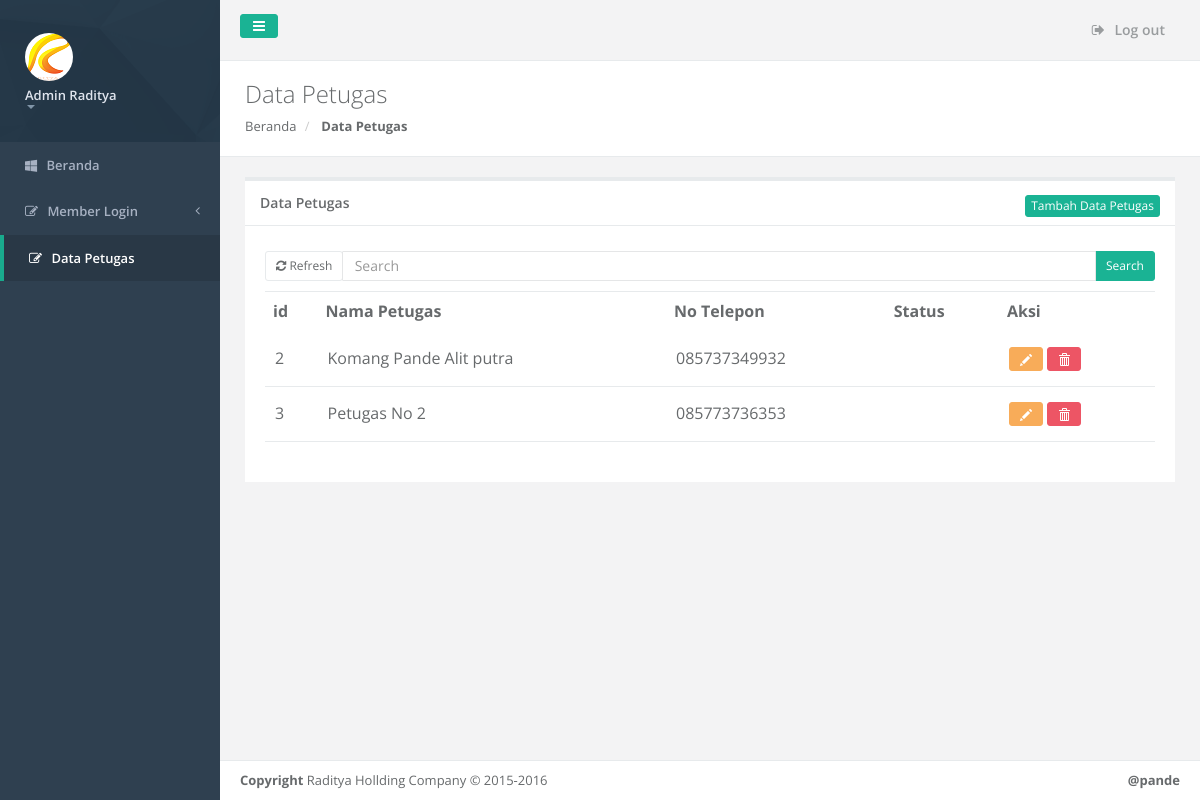
Page /admin/dtpetugas.php on the committed database.
### tables this page shows
CREATE TABLE IF NOT EXISTS `petugas` (
  `id` int(11) NOT NULL AUTO_INCREMENT,
  `id_user` int(11) NOT NULL,
  `nama_petugas` varchar(100) NOT NULL,
  `telepon` varchar(12) NOT NULL,
  `status` int(11) DEFAULT NULL,
  `area` varchar(50) NOT NULL,
  PRIMARY KEY (`id`)
);

### admin/dtpetugas.php (the view, shortened to what this page needs)
<?php
include '../config.php';
?>
<!DOCTYPE html>
<html>
<head>
    <link href="../css/bootstrap.min.css" rel="stylesheet">
    <link href="../font-awesome/css/font-awesome.css" rel="stylesheet">
    <link href="../js/plugins/gritter/jquery.gritter.css" rel="stylesheet">
    <link href="../css/animate.css" rel="stylesheet">
    <link href="../css/style.css" rel="stylesheet">
</head>
<body>
    <div id="wrapper">
        <nav class="navbar-default navbar-static-side" role="navigation">
            <div class="sidebar-collapse">
                <ul class="nav metismenu" id="side-menu">
                    <li class="nav-header">
                        <div class="dropdown profile-element"> <span>
                            <img alt="image" class="img-circle" src="../image/LOGO2.png" />
                             </span>
                            <a data-toggle="dropdown" class="dropdown-toggle" href="#">
                            <span class="clear"> <span class="block m-t-xs"> <strong class="font-bold">Admin Raditya</strong>
                             </span> <span class="text-muted text-xs block"><b class="caret"></b></span> </span> </a>
                        </div>
                    </li>
					<li>
                        <a href="index.php"><i class="fa fa-windows"></i> <span class="nav-label">Beranda</span> </a>
                    </li>
                    <li>
                        <a href="#"><i class="fa fa-edit"></i> <span class="nav-label">Member Login</span><span class="fa arrow"></span></a>
                    </li>
					<li class="active">
                        <a href="dtpetugas.php"><i class="fa fa-edit"></i> <span class="nav-label">Data Petugas</span> </a>
                    </li>
                </ul>
            </div>
        </nav>
        <div id="page-wrapper" class="gray-bg dashbard-1">
        <div class="row border-bottom">
        <nav class="navbar navbar-static-top" role="navigation" style="margin-bottom: 0">
        <div class="navbar-header">
            <a class="navbar-minimalize minimalize-styl-2 btn btn-primary " href="#"><i class="fa fa-bars"></i> </a>
        </div>
            <ul class="nav navbar-top-links navbar-right">
                <li>
                    <a href="../logout.php">
                        <i class="fa fa-sign-out"></i> Log out
                    </a>
                </li>
            </ul>
        </nav>
        </div>
        <div class="row wrapper border-bottom white-bg page-heading">
			<div class="col-lg-10">
				<h2>Data Petugas</h2>
				<ol class="breadcrumb">
					<li>
						<a href="index.php">Beranda</a>
					</li>
					<li class="active">
						<strong>Data Petugas</strong>
					</li>
				</ol>
			</div>
				<div class="col-lg-2">
				</div>
		</div>
		<div class="row">
            <div class="col-lg-12">
                <div class="wrapper wrapper-content animated fadeInUp">
                    <div class="ibox">
                        <div class="ibox-title">
                            <h5>Data Petugas</h5>
                            <div class="ibox-tools">
                                <a href="tambah_dtpetugas.php" class="btn btn-primary btn-xs">Tambah Data Petugas</a>
                            </div>
                        </div>
                        <div class="ibox-content">
                            <div class="row m-b-sm m-t-sm">
                                <div class="col-md-1">
                                    <button type="button" id="loading-example-btn" class="btn btn-white btn-sm" ><i class="fa fa-refresh"></i> Refresh</button>
                                </div>
                                <div class="col-md-11">
                                    <div class="input-group"><input type="text" placeholder="Search" class="input-sm form-control"> <span class="input-group-btn">
                                        <button type="button" class="btn btn-sm btn-primary">Search</button> </span></div>
                                </div>
                            </div>
                            <div class="project-list">
							<div class="table-responsive">
                                <table class="table table-hover">
                                    <tbody>
                                    <tr>
										<th>id</th>
										<th>Nama Petugas</th>
										<th>No Telepon</th>
										<th>Status</th>
										<th>Aksi</th>
									</tr>
								<?php
								$query = $mysqli->query("select * from petugas");
								while($row = $query->fetch_assoc()){
								?>
								<tr>
								<td><?php echo $row['id'] ?></td>
								<td><?php echo $row['nama_petugas'] ?></td>
								<td><?php echo $row['telepon'] ?></td>
								<td><?php echo $row['status'] ?></td>
								<td><a href="editdt_petugas.php?id=<?php echo $row ['id'] ?>" class="btn btn-warning btn-sm"><span class="glyphicon glyphicon-pencil" aria-hidden="true"></span></a>
                        <a onClick="return confirm('Anda Yakin Ingin Menghapus data')" href="hapus_ptgs.php?id=<?php echo $row ['id'] ?>" class="btn btn-danger btn-sm"><span class="glyphicon glyphicon-trash" aria-hidden="true"></span></a>
								</td>
							</tr>
							<?php
								}
							?>
                                    </tbody>
                                </table>
                            </div>
						</div>
                        </div>
                    </div>
                </div>
            </div>
		</div>
            <div class="footer">
                    <div class="pull-right">
                       <strong>@pande</strong>
                    </div>
                    <div>
                        <strong>Copyright</strong> Raditya Hollding Company &copy; 2015-2016
                    </div>
                </div>
            </div>
</div>
</body>
</html>

### rows in the picture
petugas: id "2", nama_petugas "Komang Pande Alit putra", telepon "085737349932"
petugas: id "3", nama_petugas "Petugas No 2", telepon "085773736353"
